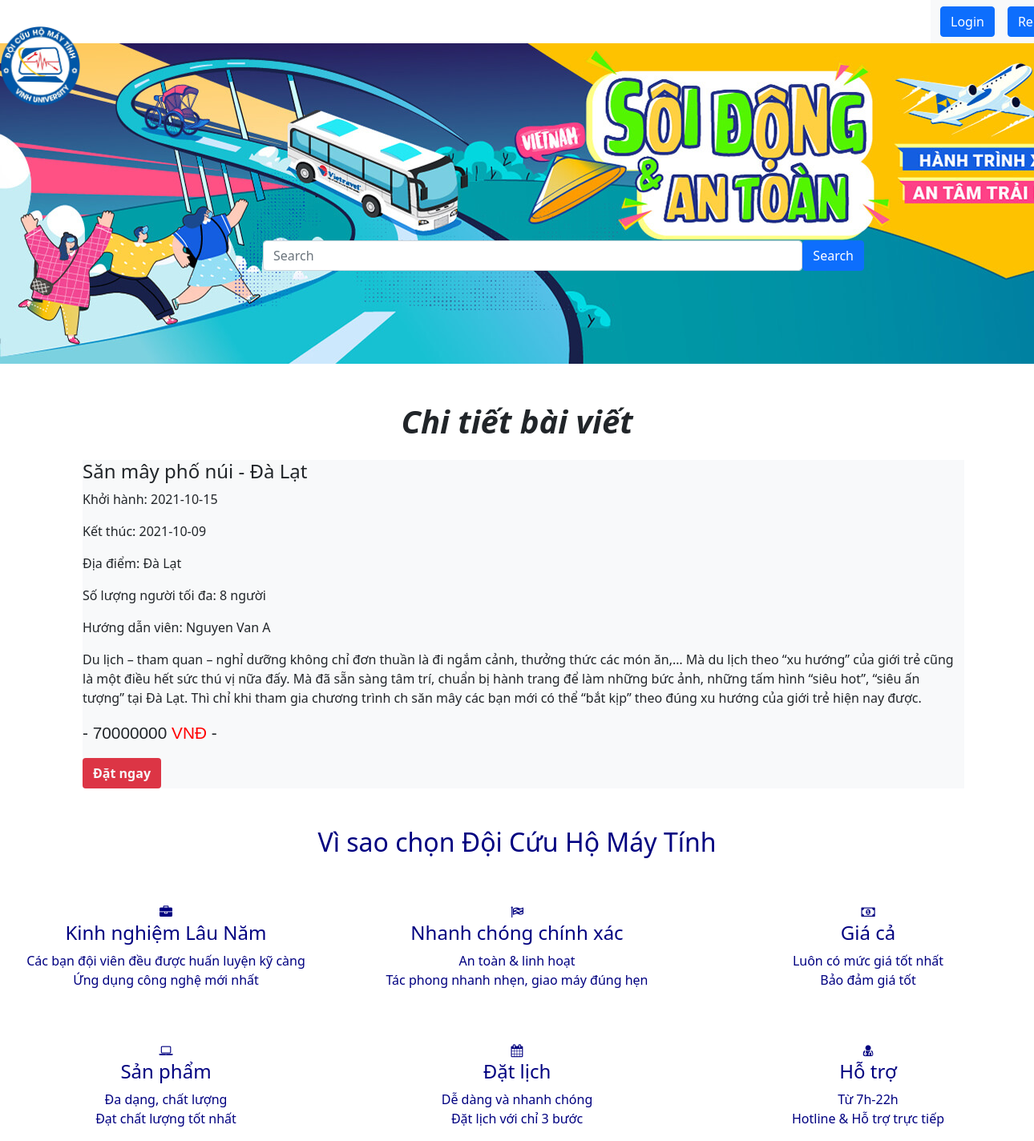
The page /detail.php?ch_id=2 on the database its author committed.
### tables this page shows
CREATE TABLE `ch` (
  `ch_id` int(11) NOT NULL,
  `ch_Name` varchar(100) NOT NULL,
  `ch_price` double NOT NULL,
  `ch_day_start` date NOT NULL,
  `ch_day_end` date NOT NULL,
  `ch_days` int(50) NOT NULL,
  `ch_location` varchar(50) NOT NULL,
  `img` varchar(255) NOT NULL,
  `ch_phone_contact` varchar(20) NOT NULL,
  `ch_guild` varchar(100) NOT NULL,
  `ch_number` int(100) NOT NULL,
  `ch_detail` text NOT NULL
);

### detail.php (the view, shortened to what this page needs)
<?php
include('config/header.php');
include('config/constant.php');
?>
<?php
                if(isset($_GET['ch_id']))
                $ch_id = $_GET['ch_id'];
                $sql = "SELECT * FROM ch WHERE ch_id=$ch_id";
                $result = mysqli_query($conn,$sql);
                if(mysqli_num_rows($result)>0){
                    while($row = mysqli_fetch_assoc($result)){
                        $ch_id = $row['ch_id'];
                        $ch_Name = $row['ch_Name'];
                        $ch_price = $row['ch_price'];
                        $ch_number = $row['ch_number'];
                        $ch_day_start = $row['ch_day_start'];
                        $ch_day_end = $row['ch_day_end'];
                        $ch_location = $row['ch_location'];
                        $ch_guild = $row['ch_guild'];
                        $ch_detail= $row['ch_detail']
?>
 <div class="container mt-5">
     <h1 class="text-center fw-bold my-4 fst-italic"> Chi tiết bài viết</h1>
        <div class="ch-detail d-flex justify-content-around ">
            <div class="product-info bg-light ms-3">
                <h4><?php echo $ch_Name ?></h4>
                <p > Khởi hành: <?php echo $ch_day_start ?>
                <p > Kết thúc: <?php echo $ch_day_end ?>
                <p > Địa điểm:  <?php echo $ch_location ?>
                <p > Số lượng người tối đa: <?php echo $ch_number ?> người </p>
                <p>Hướng dẫn viên: <?php echo $ch_guild ?></p>
                <p><?php echo $ch_detail ?></p>
                <p class="ch_price " >-  <?php echo $ch_price?><span  style="color:red;" >  VNĐ</span>  -</p>
                <a href="booking_ch.php?ch_id=<?php echo $ch_id ?>" >
                    <button type="submit" class=" btn bg-danger text-light fw-bold">Đặt ngay</button>
                </a>
            </div>
        </div>
 </div>
 <?php
            }
        }
?>
<?php
include('config/footer.php')
?>

### config/header.php (shortened to what this page needs)
<!doctype html>
<html lang="en">
  <head>
    <link href="https://cdn.jsdelivr.net/npm/bootstrap@5.1.3/dist/css/bootstrap.min.css" rel="stylesheet">
    <link rel="stylesheet" href="https://cdnjs.cloudflare.com/ajax/libs/font-awesome/6.0.0-beta2/css/all.min.css">
    <link rel="stylesheet" href="https://cdnjs.cloudflare.com/ajax/libs/font-awesome/6.0.0-beta2/css/all.min.css" />
    <link rel="stylesheet" href="css/style.css">
  </head>
  <body >
    <section>
        <nav class="navbar navbar-expand-lg navbar-light bg-light d-flex justify-content-between" style="margin-left: 90%;">
            <div class="container-fluid">
                <form class="d-flex">
                      <?php
                      if(isset($_SESSION['login'])){
                        echo '<a href="logout.php">
                        <button type="button" class="btn btn-primary me-3 ">Logout</button>
                        </a>';
                      }else{
                        echo '
                        <a href="login.php">
                        <button type="button" class="btn btn-primary me-3 ">Login</button>
                        </a>';
                        echo '
                        <a href="register.php">
                        <button type="button" class="btn btn-primary me-3 ">Register</button>
                        </a>';
                      }
                      ?>
                </form>
            </div>
        </nav>
    </section>
    <section class="search d-flex align-items-center ">
        <a class="navbar-brand" style="padding-bottom: 350px;" href="index.php">
            <img src="img/logoch.png" width="100px;" alt="Logo">
        </a>
        <form action="timkiem.php" class="container searching-form " id="datasearch">
            <input class="form-control " type="search" id="searchch" name="search" placeholder="Search" aria-label="Search" onchange="openPage()">
                <a href="timkiem.php">
                <button class="btn btn-primary" id="btnshowch" type="submit">Search</button>
                </a>
        </form>
    </section>

### config/footer.php (shortened to what this page needs)
<!DOCTYPE html>
<html>
<head>
<link rel="stylesheet" href="https://cdnjs.cloudflare.com/ajax/libs/font-awesome/4.7.0/css/font-awesome.min.css">
</head>
<body>
      <section class="footer mt-5">
        <div class="container">
            <h2 class="text-center">Vì sao chọn Đội Cứu Hộ Máy Tính </h2>
          </div>
            <div class="row">
                <div class="col-4 text-center mt-5">
                <i class="fa fa-briefcase" aria-hidden="true"></i>
                    <h4>Kinh nghiệm Lâu Năm</h4>
                    <p>Các bạn đội viên đều được huấn luyện kỹ càng
                    <br/>Ứng dụng công nghệ mới nhất</p>
                </div>
                <div class="col-4 text-center mt-5">
                <i class="fa fa-flag-checkered" aria-hidden="true"></i>
                    <h4>Nhanh chóng chính xác</h4>
                    <p>An toàn & linh hoạt
                    <br/>Tác phong nhanh nhẹn, giao máy đúng hẹn</p>
                </div>
                <div class="col-4 text-center mt-5">
                <i class="fa fa-money" aria-hidden="true"></i>
                    <h4>Giá cả</h4>
                    <p>Luôn có mức giá tốt nhất
                    <br/>Bảo đảm giá tốt</p>
                </div>
            </div>
            <div class="row">
                <div class="col-4 text-center mt-5">
                <i class="fa fa-laptop" aria-hidden="true"></i>
                    <h4>Sản phẩm</h4>
                    <p>Đa dạng, chất lượng
                    <br/>Đạt chất lượng tốt nhất</p>
                </div>
                <div class="col-4 text-center mt-5">
                <i class="fa fa-calendar" aria-hidden="true"></i>
                    <h4>Đặt lịch</h4>
                    <p>Dễ dàng và nhanh chóng
                    <br/>Đặt lịch với chỉ 3 bước</p>
                </div>
                <div class="col-4 text-center mt-5">
                <i class="fa fa-user-md" aria-hidden="true"></i>
                    <h4>Hỗ trợ</h4>
                    <p>Từ 7h-22h
                    <br/>Hotline & Hỗ trợ trực tiếp</p>
                </div>
            </div>
    </section>
  </body>
</html>

### css/style.css (style rules this page uses)
* { padding: 0; margin: 0; }
.search { background-image: url(../img/bg-search.jpg); width: 100%; height: 50vh; background-repeat: no-repeat; }
.searching-form { display: flex; margin-top: 10%; max-width: 60%; }
a { text-decoration: none; }
.footer { color: navy; }

### detail.php (style rules this page uses)
img { border-radius: 15px; }
.ch_price { font-size: 130%; font-family: Arial, Helvetica, sans-serif; }

### rows shown on the page
ch: ch_Name "Săn mây phố núi - Đà Lạt", ch_day_start "2021-10-15", ch_day_end "2021-10-09", ch_location "Đà Lạt", ch_number "8", ch_guild "Nguyen Van A", ch_detail "Du lịch – tham quan – nghỉ dưỡng không chỉ đơn thuần là đi ngắm cảnh, thưởng thức các món ăn,… Mà du lịch theo “xu hướng” của giới trẻ cũng là một điều hết sức thú vị nữa đấy. Mà đã sẵn sàng tâm trí, chuẩn bị hành trang để làm những bức ảnh, những tấm hình “siêu hot”, “siêu ấn tượng” tại Đà Lạt. Thì chỉ khi tham gia chương trình ch săn mây các bạn mới có thể “bắt kịp” theo đúng xu hướng của giới trẻ hiện nay được.", ch_price "70000000"
